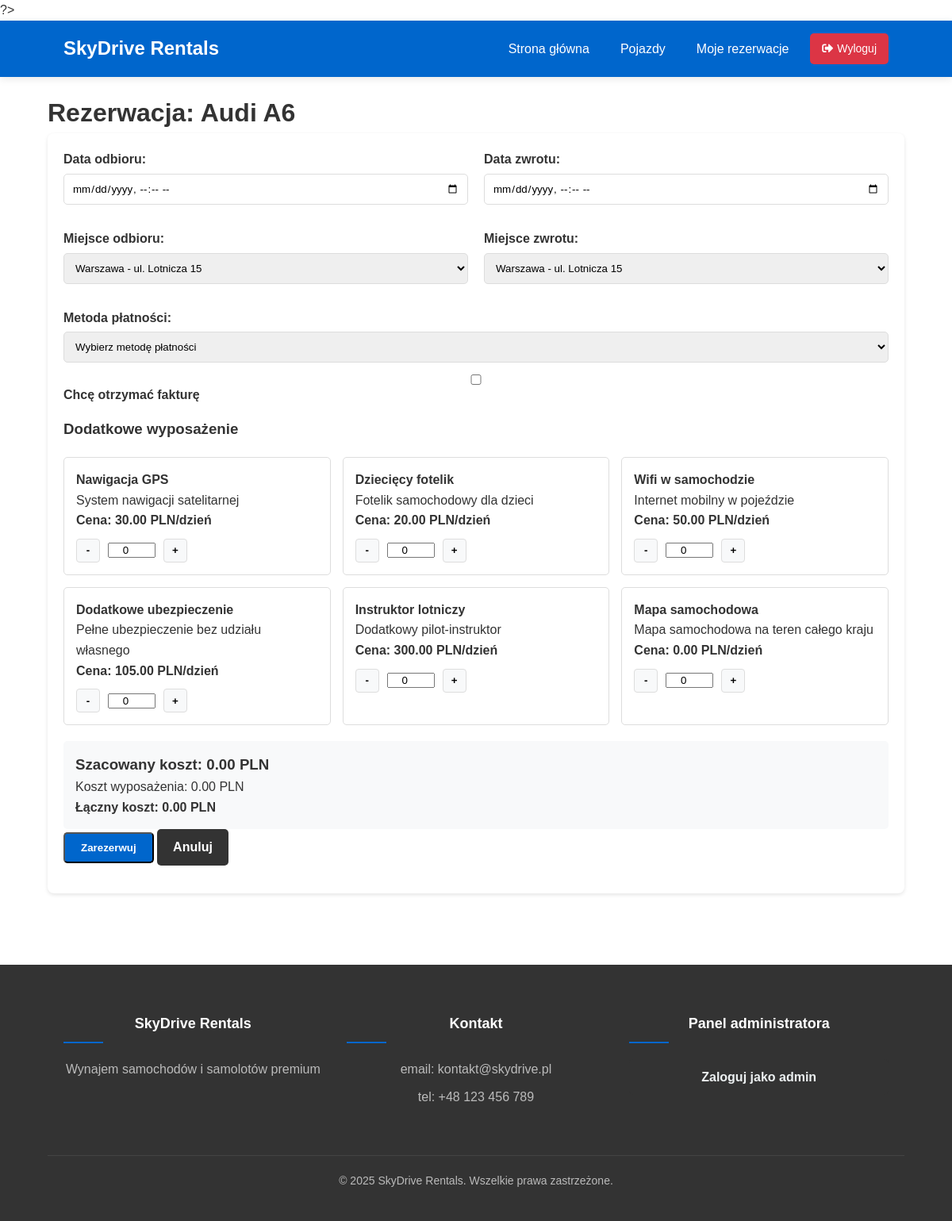
The page /skydrive/reserve.php?type=car&id=1 (signed in) on the database its author committed.
### tables this page shows
CREATE TABLE `vehicles` (
  `vehicle_id` int(11) NOT NULL,
  `type` enum('car','plane') NOT NULL,
  `make` varchar(50) NOT NULL,
  `model` varchar(50) NOT NULL,
  `year` int(11) NOT NULL,
  `registration_number` varchar(20) DEFAULT NULL,
  `capacity` int(11) NOT NULL,
  `fuel_type` varchar(30) DEFAULT NULL,
  `engine_power` varchar(30) DEFAULT NULL,
  `max_speed` varchar(30) DEFAULT NULL,
  `range` varchar(30) DEFAULT NULL,
  `daily_rate` decimal(10,2) NOT NULL,
  `hourly_rate` decimal(10,2) DEFAULT NULL,
  `available` tinyint(1) DEFAULT 1,
  `location_id` int(11) DEFAULT NULL,
  `image_path` varchar(255) DEFAULT NULL,
  `description` text DEFAULT NULL
);

CREATE TABLE `equipment` (
  `equipment_id` int(11) NOT NULL,
  `name` varchar(100) NOT NULL,
  `description` text DEFAULT NULL,
  `daily_cost` decimal(10,2) NOT NULL
);

### skydrive/reserve.php (the view, shortened to what this page needs)
<?php
include 'includes/config.php';
$success = '';
$vehicle_id = isset($_GET['id']) ? intval($_GET['id']) : 0;
$query = "SELECT * FROM vehicles WHERE vehicle_id = ?";
$stmt = $conn->prepare($query);
$stmt->bind_param("i", $vehicle_id);
$stmt->execute();
$vehicle = $stmt->get_result()->fetch_assoc();
$equipment = $conn->query("SELECT * FROM equipment");
$locations = $conn->query("SELECT * FROM locations");
?>
<!DOCTYPE html>
<html lang="pl">
<head>
    <link rel="stylesheet" href="css/style.css">
    <link rel="stylesheet" href="https://cdn.jsdelivr.net/npm/flatpickr/dist/flatpickr.min.css">
</head>
<body>
    <?php include 'includes/header.php'; ?>
    <div class="container">
        <h1>Rezerwacja: <?= htmlspecialchars($vehicle['make'] . ' ' . htmlspecialchars($vehicle['model'])) ?></h1>
        <?php if($success): ?>
            <div class="alert success"><?= $success ?></div>
            <a href="my_reservations.php" class="btn btn-primary">Przejdź do moich rezerwacji</a>
        <?php else: ?>
            <form method="post" class="reservation-form">
                <div class="form-row">
                    <div class="form-group">
                        <label>Data odbioru:</label>
                        <input type="datetime-local" name="pickup_date" id="pickup_date" required>
                    </div>
                    <div class="form-group">
                        <label>Data zwrotu:</label>
                        <input type="datetime-local" name="return_date" id="return_date" required>
                    </div>
                </div>
                <div class="form-row">
                    <div class="form-group">
                        <label>Miejsce odbioru:</label>
                        <select name="pickup_location" required>
                            <?php while($loc = $locations->fetch_assoc()): ?>
                                <option value="<?= $loc['location_id'] ?>">
                                    <?= htmlspecialchars($loc['city']) ?> - <?= htmlspecialchars($loc['address']) ?>
                                </option>
                            <?php endwhile; ?>
                        </select>
                    </div>
                    <div class="form-group">
                        <label>Miejsce zwrotu:</label>
                        <select name="return_location" required>
                            <?php
                            $locations->data_seek(0);
                            while($loc = $locations->fetch_assoc()): ?>
                                <option value="<?= $loc['location_id'] ?>">
                                    <?= htmlspecialchars($loc['city']) ?> - <?= htmlspecialchars($loc['address']) ?>
                                </option>
                            <?php endwhile; ?>
                        </select>
                    </div>
                </div>
                <div class="form-group">
    <label>Metoda płatności:</label>
    <select name="payment_method" id="payment_method" required>
        <option value="">Wybierz metodę płatności</option>
    </select>
</div>
<div class="form-group">
    <label>
        <input type="checkbox" name="invoice_request" id="invoice_request">
        Chcę otrzymać fakturę
    </label>
</div>
                <h3>Dodatkowe wyposażenie</h3>
                <?php if($equipment->num_rows > 0): ?>
                    <div class="equipment-grid">
                        <?php while($eq = $equipment->fetch_assoc()): ?>
                            <div class="equipment-item">
                                <h4><?= htmlspecialchars($eq['name']) ?></h4>
                                <p><?= htmlspecialchars($eq['description']) ?></p>
                                <p><strong>Cena: <?= number_format($eq['daily_cost'], 2) ?> PLN/dzień</strong></p>
                                <div class="equipment-controls">
                                    <button type="button" class="btn-qty minus" data-eq="<?= $eq['equipment_id'] ?>">-</button>
                                    <input type="number" name="equipment[<?= $eq['equipment_id'] ?>]"
                                           id="eq_<?= $eq['equipment_id'] ?>" value="0" min="0" max="10" readonly>
                                    <button type="button" class="btn-qty plus" data-eq="<?= $eq['equipment_id'] ?>">+</button>
                                </div>
                            </div>
                        <?php endwhile; ?>
                    </div>
                <?php else: ?>
                    <p>Brak dostępnego wyposażenia.</p>
                <?php endif; ?>
                <div id="price_calculation" style="margin-top: 20px; padding: 15px; background: #f8f9fa; border-radius: 5px;">
                    <h3>Szacowany koszt: <span id="calculated_price">0.00</span> PLN</h3>
                    <p id="equipment_cost">Koszt wyposażenia: 0.00 PLN</p>
                    <p id="total_cost"><strong>Łączny koszt: 0.00 PLN</strong></p>
                </div>
                <div class="form-group">
                    <button type="submit" name="reserve" class="btn btn-primary">Zarezerwuj</button>
                    <a href="vehicles.php" class="btn btn-secondary">Anuluj</a>
                </div>
            </form>
        <?php endif; ?>
    </div>
    <?php include 'includes/footer.php'; ?>
</body>
</html>

### skydrive/css/style.css (style rules this page uses)
* { margin: 0; padding: 0; box-sizing: border-box; font-family: 'Arial', sans-serif; }
body { line-height: 1.6; color: #333; }
.container { width: 90%; max-width: 1200px; margin: 0 auto; padding: 20px 0; }
.btn { display: inline-block; padding: 10px 20px; border-radius: 5px; text-decoration: none; font-weight: bold; transition: all 0.3s ease; }
.btn-primary { background-color: #0066cc; color: white; }
.btn-secondary { background-color: #333; color: white; }
.form-group { margin-bottom: 15px; }
.form-group label { display: block; margin-bottom: 5px; font-weight: bold; }
.form-group input, .form-group select, .form-group textarea { width: 100%; padding: 10px; border: 1px solid #ddd; border-radius: 5px; }
.form-row { display: flex; gap: 20px; margin-bottom: 15px; }
.form-row .form-group { flex: 1; }
.reservation-form { background: white; padding: 20px; border-radius: 8px; box-shadow: 0 2px 5px rgba(0,0,0,0.1); }
.btn-qty { width: 30px; height: 30px; border: 1px solid #ddd; background: #f8f9fa; border-radius: 4px; cursor: pointer; font-weight: bold; }
.reservation-form { background: white; padding: 20px; border-radius: 8px; box-shadow: 0 2px 5px rgba(0,0,0,0.1); margin-bottom: 20px; }

### skydrive/reserve.php (style rules this page uses)
.equipment-grid { display: grid; grid-template-columns: repeat(auto-fill, minmax(250px, 1fr)); gap: 15px; margin: 20px 0; }
.equipment-item { border: 1px solid #ddd; padding: 15px; border-radius: 5px; background: white; }
.equipment-item h4 { margin-top: 0; }
.equipment-controls { display: flex; align-items: center; gap: 10px; margin-top: 10px; }
.equipment-controls input { width: 60px; text-align: center; }

### rows shown on the page
vehicles: make+model "Audi A6"
equipment: name "Nawigacja GPS", description "System nawigacji satelitarnej", daily_cost "30.00"
equipment: name "Dziecięcy fotelik", description "Fotelik samochodowy dla dzieci", daily_cost "20.00"
equipment: name "Wifi w samochodzie", description "Internet mobilny w pojeździe", daily_cost "50.00"
equipment: name "Dodatkowe ubezpieczenie", description "Pełne ubezpieczenie bez udziału własnego", daily_cost "105.00"
equipment: name "Instruktor lotniczy", description "Dodatkowy pilot-instruktor", daily_cost "300.00"
equipment: name "Mapa samochodowa", description "Mapa samochodowa na teren całego kraju", daily_cost "0.00"

### other values the page prints
form field pickup_location "Warszawa - ul. Lotnicza 15"
form field return_location "Warszawa - ul. Lotnicza 15"
